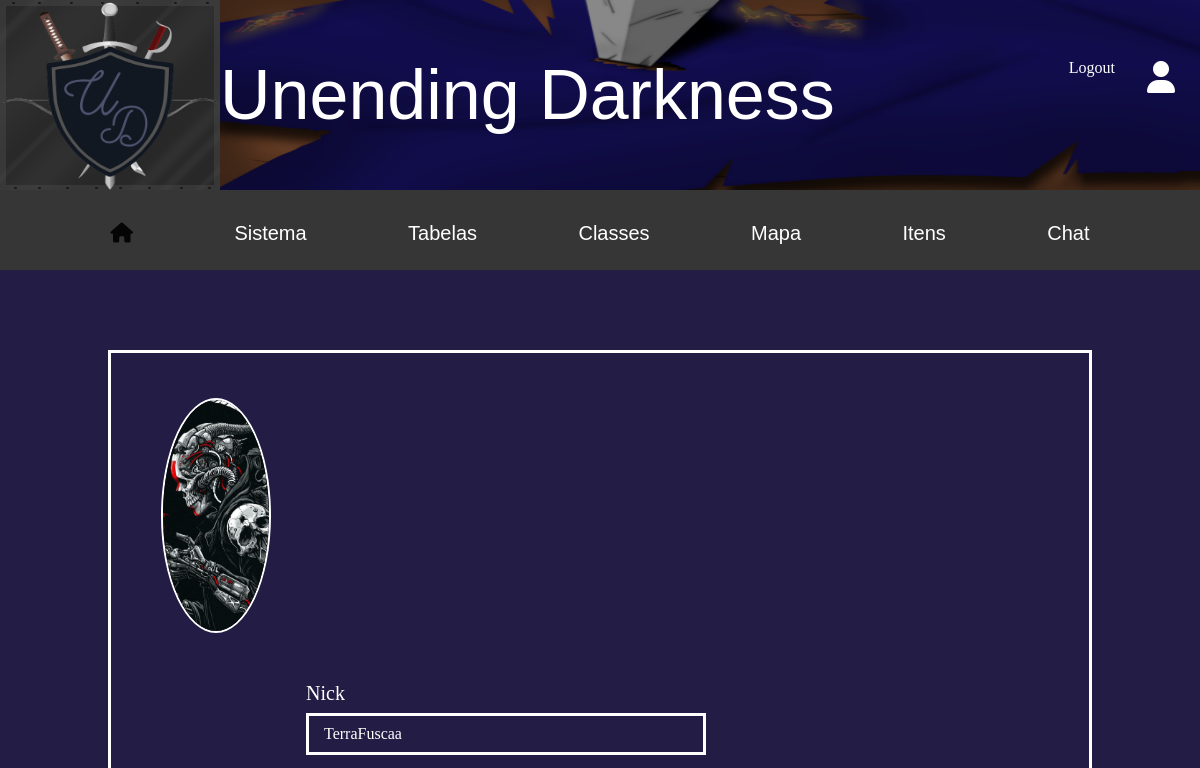
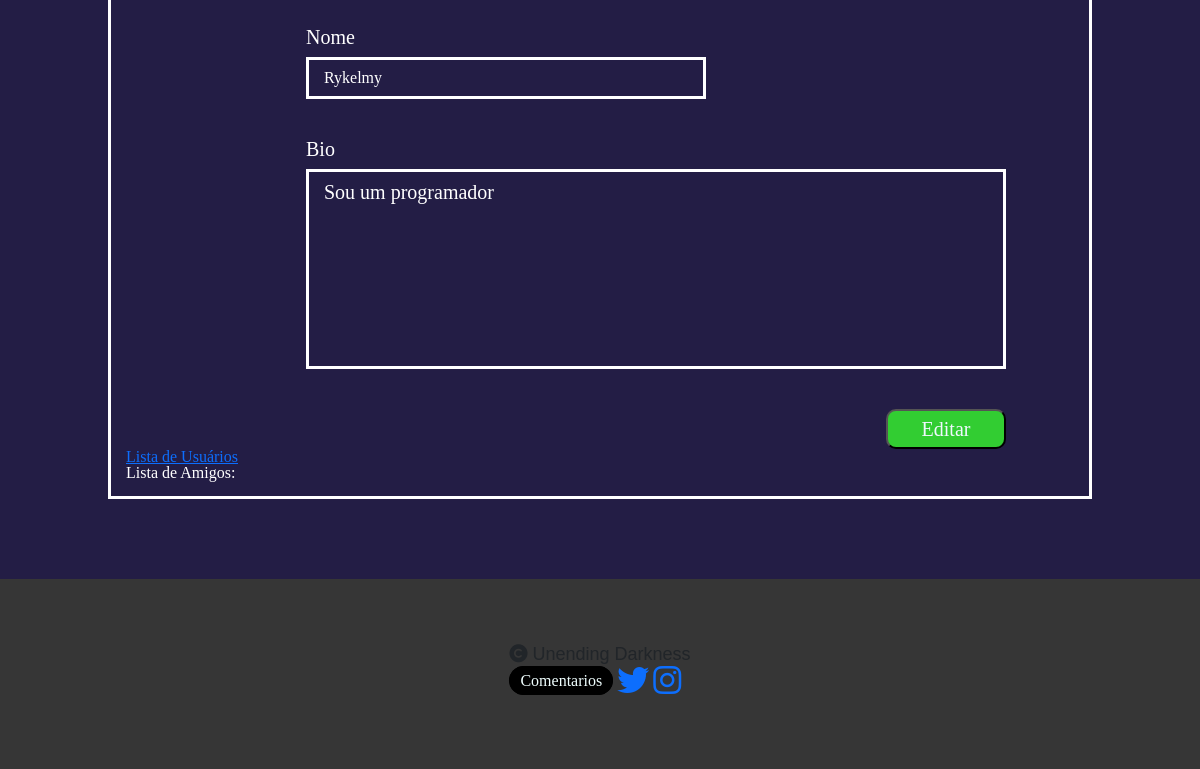
Before: /app/perfil.php (signed in) with the older database file (2 pictures, top to bottom).
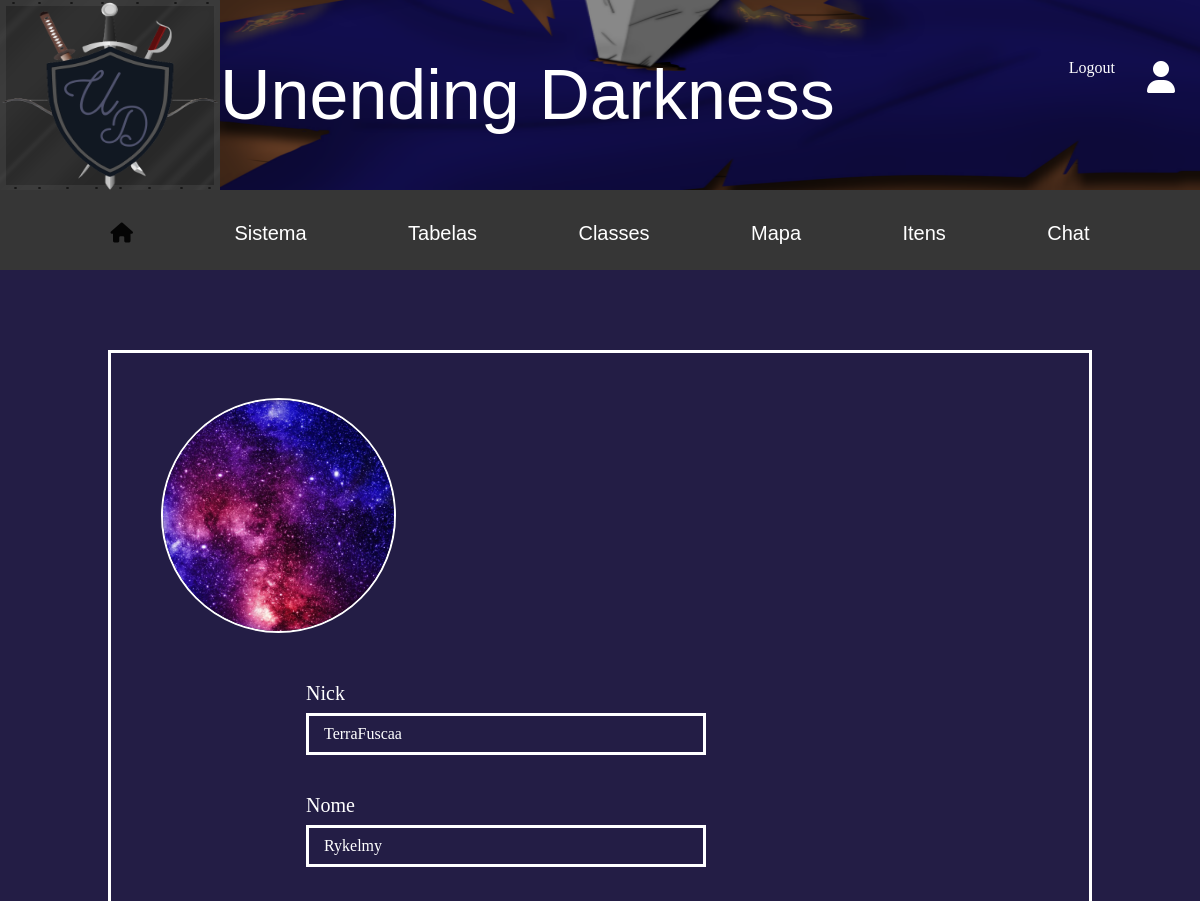
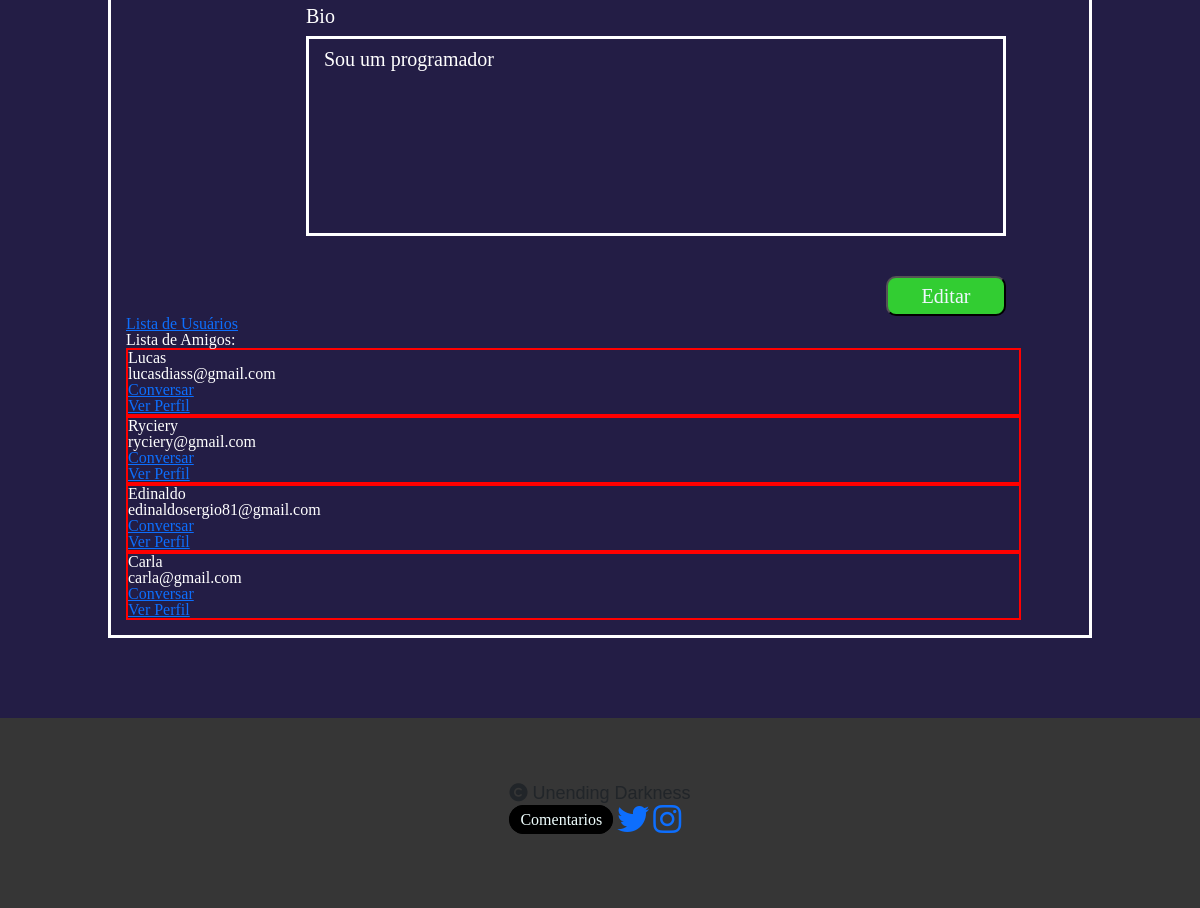
After: the same page with the newer database file (2 pictures, top to bottom).
### tables this page shows
CREATE TABLE `img_usuario` (
  `id_img` int(11) NOT NULL,
  `nome_img` varchar(60) DEFAULT NULL,
  `foto_end` varchar(90) DEFAULT NULL,
  `id_usuario` int(11) DEFAULT NULL
);

CREATE TABLE `tbl_usuario` (
  `id_usuario` int(11) NOT NULL,
  `nick_usuario` varchar(60) NOT NULL,
  `nome_usuario` varchar(60) NOT NULL,
  `email_usuario` varchar(60) NOT NULL,
  `senha_usuario` varchar(300) NOT NULL,
  `bio_usuario` varchar(450) NOT NULL
);

### classes/repositorioUsuario.php (called while the page is built, shortened)
<?php
require_once 'conexao.php';
class RepositorioUsuariosMySQL implements IRepositorioUsuarios
{
    private $conexao;
    public function __construct()
    {
        $this->conexao = new Conexao("localhost","root","","4ad");
    }
    public function SetarImagemUsuario($id_usuario)
    {
        $sql = "SELECT * FROM img_usuario WHERE id_usuario = '$id_usuario'";
        $consulta = $this->conexao->executarQuery($sql);
        $registro = mysqli_fetch_array($consulta);
        $img_end = $registro[2];
        return $img_end;
    }
    public function PegarIdAmg1($id_usuario)
    {
        $sql = "SELECT * FROM tbl_amg WHERE id_usuario = '$id_usuario'";
        $listagem = $this->conexao->executarQuery($sql);
        return $listagem;
    }
    public function ListarAmg($id,$id_usuario)
    {
        $sql = "SELECT * FROM tbl_usuario WHERE id_usuario = '$id' AND id_usuario != '$id_usuario'";
        $listagem = $this->conexao->executarQuery($sql);
        return $listagem;
    }
}

### classes/conexao.php (called while the page is built, shortened)
<?php
class Conexao{
    private $host;
    private $usuario;
    private $senha;
    private $banco;
    private $conexao;
    function __construct($host,$usuario,$senha,$banco)
    {
        $this->host=$host;
        $this->usuario=$usuario;
        $this->senha=$senha;
        $this->banco=$banco;
    }
    function conectar(){
        $this->conexao = mysqli_connect(
            $this->host,
            $this->usuario,
            $this->senha,
            $this->banco
        );
        if ($this->conexao->connect_error) {
            error_log('Connection error: ' . $this->conexao->connect_error);
            return false;
        } else {
            mysqli_query($this->conexao,"SET NAMES 'UTF8'");
            return true;
        }
    }
    function executarQuery($sql){
        return mysqli_query($this->conexao,$sql);
    }
}

### app/perfil.php (the view, shortened to what the changed rows need)
<?php
    require_once '../classes/repositorioUsuario.php';
    $repositorio = new RepositorioUsuariosMySQL();
    $id_usuario = $_SESSION['id_usuario'];
    if(isset($_SESSION['img_usuario'])){
      $img = $_SESSION['img_usuario'];
    } else {
      $img = $repositorio->SetarImagemUsuario($id_usuario);
    }
?>
<!DOCTYPE html>
<html lang="en">
<head>
    <link href="https://cdn.jsdelivr.net/npm/bootstrap@5.2.0-beta1/dist/css/bootstrap.min.css" rel="stylesheet">
    <link rel="stylesheet" href="https://cdnjs.cloudflare.com/ajax/libs/font-awesome/6.1.1/css/all.min.css" />
    <link rel="stylesheet" href="../assets/style/reset.css">
    <link rel="stylesheet" href="../assets/style/home.css">
    <link rel="stylesheet" href="../assets/style/perfil.css">
</head>
<body>
  <header class="header">
    <div class="caixa__header__titulo">
        <h1 class="header__title">Unending Darkness</h1>
    </div>
  </header>
  <main class="main">
      <div class="apresentacao">
        <div class="caixa__foto">
          <?php
            echo "<img src='$img' alt='' class='caixa__foto__perfil'>"
          ?>
        </div>
        <div class="informacao">
          <div>
            <h2> Lista de Amigos: </h2>
            <?php
              $id_usuario = $_SESSION['id_usuario'];
              $informacoes = $repositorio->PegarIdAmg1($id_usuario);
              foreach ($informacoes as $key) {
                $id = $key['id_amigo'];
                $listar = $repositorio->ListarAmg($id,$id_usuario);
                foreach ($listar as $key) {
                  $x = $id;
                  echo "<div style='border: solid 2px red'>";
                  echo "<h2>".$key['nome_usuario']."</h2>";
                  echo "<h2>".$key['email_usuario']."</h2>";
                  echo "<h2><a href='Chat/chat_privado/index_chat_privado.php?id=$x'>Conversar</a></h2>";
                  echo "<h2><a href='redirecionar.php?id=$x'>Ver Perfil</a></h2>";
                  echo "</div>";
                }
              }
            ?>
          </div>
        </div>
      </div>
  </main>
  <footer class="rodape__pai">
      <div class="rodape__caixa">
        <h2 class="rodape__caixa__h2"><i class="fa-solid fa-copyright"></i> Unending Darkness </h2>
      </div>
  </footer>
</body>
</html>

Changed rows visible on the page:
changed img_usuario: foto_end: a different picture
now on this page (row unchanged): tbl_usuario: nome_usuario "Lucas", email_usuario "lucasdiass@gmail.com"
now on this page (row edited): tbl_usuario: nome_usuario "Ryciery", email_usuario "ryciery@gmail.com"
added tbl_usuario: nome_usuario "Edinaldo", email_usuario "edinaldosergio81@gmail.com"
added tbl_usuario: nome_usuario "Carla", email_usuario "carla@gmail.com"
